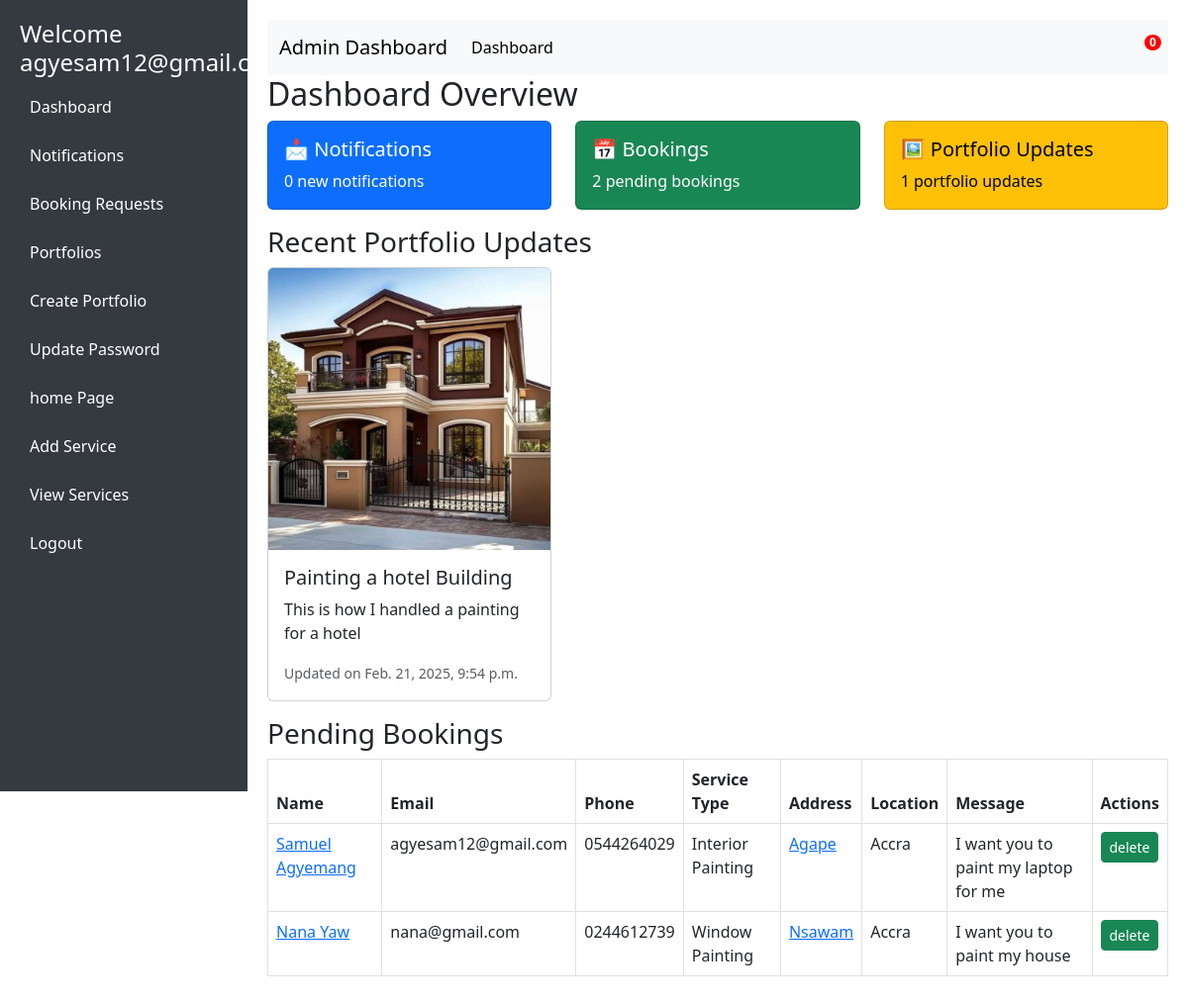
The app's page /admin_dashboard/ (signed in), older data.
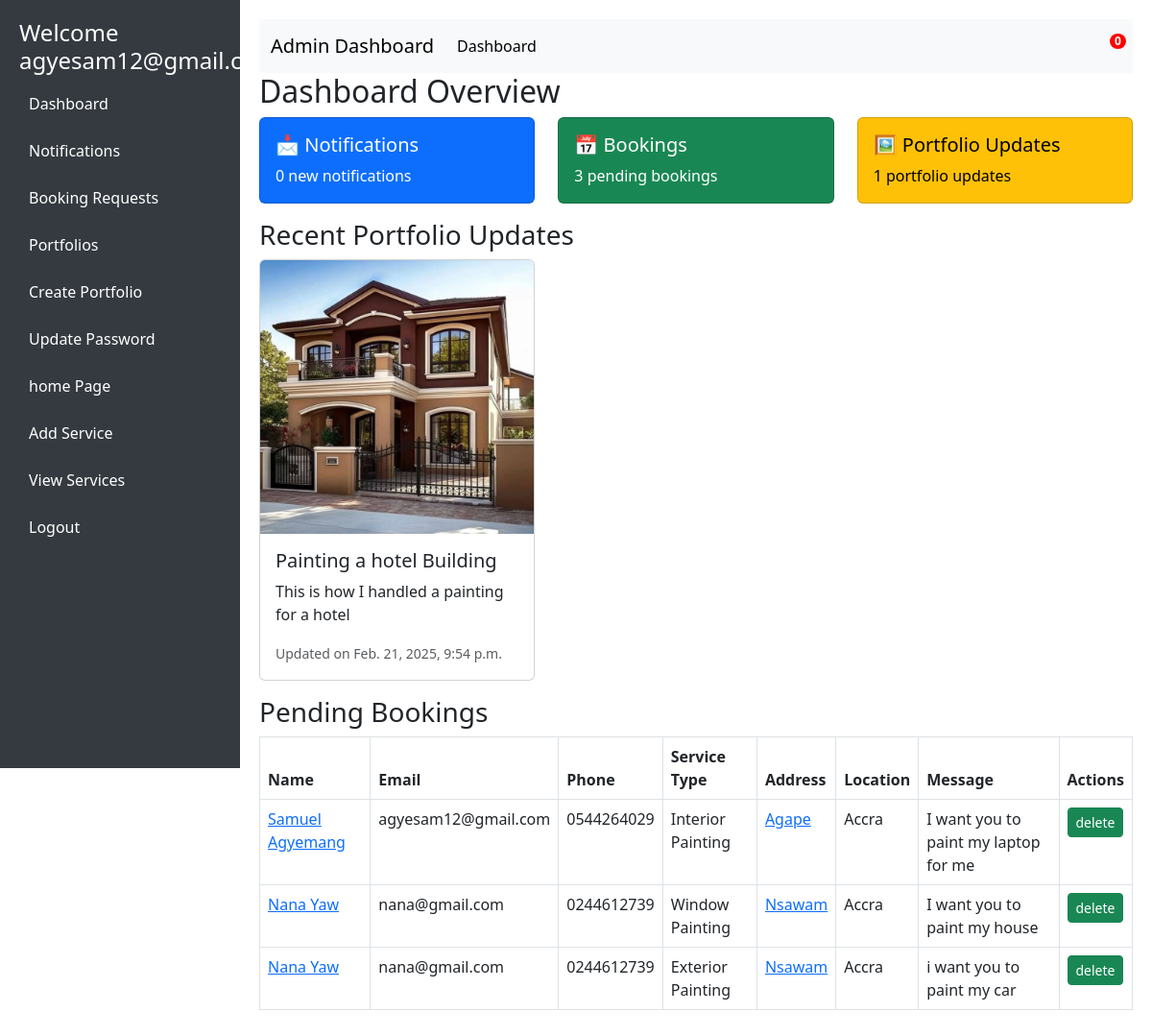
The same page, newer data.
### paint/models.py (models this page shows, shortened)
class User(AbstractUser):
    user_id = IntegerIDField(unique=True, editable=False, primary_key=True)
    full_name = models.CharField(max_length=60, null=True, blank=True)
    photo = ResizedImageField(size=[500, 500], default='media/user.jpg', upload_to='users/')
    phone_number = models.CharField(max_length=20, blank=False, null=True)
    address = models.CharField(max_length=255, blank=False, null=True)
    email = models.EmailField(blank=False, unique=True, null=True)
    is_user = models.BooleanField(default=False)
    is_worker = models.BooleanField(default=False)
    is_admin = models.BooleanField(default=False)
    is_verified = models.BooleanField(default=False)
    bio = CKEditor5Field(config_name='extends', max_length=200, blank=True, default="Hi there,...")
    otp = models.CharField(max_length=4, blank=True, null=True)
    USERNAME_FIELD = 'email'
    REQUIRED_FIELDS = ['username']

class Portfolio(models.Model):
    portfolio_id = IntegerIDField(unique=True, editable=False, primary_key=True)
    title = models.CharField(max_length=255)
    description = models.TextField()
    before_image = models.ImageField(upload_to='portfolio/before/')
    after_image = models.ImageField(upload_to='portfolio/after/')
    created_at = models.DateTimeField(auto_now_add=True)
    created_by = models.ForeignKey(User, on_delete=models.SET_NULL, null=True, blank=True, related_name='portfolios')

class ContactRequest(models.Model):
    contact_request_id = IntegerIDField(unique=True, editable=False, primary_key=True)
    name = models.CharField(max_length=255)
    email = models.EmailField()
    phone = models.CharField(max_length=15, blank=True, null=True)
    service_type = models.CharField(max_length=100, choices=BOOKING_SERVICE_TYPE, default='Cabinet Painting')
    address = models.CharField(max_length=200, null=True, blank=True)
    location = models.CharField(max_length=200, null=True, blank=True)
    message = models.TextField(null=True)
    created_at = models.DateTimeField(auto_now_add=True)

### paint/views.py (the view)
# urls.py: path('admin_dashboard/', views.admin_dashboard, name='admin_dashboard'),
@login_required
def admin_dashboard(request):
    if request.user.is_admin:
        messages.info(request, f"Welcome admin")
        total_notifications = Notification.objects.filter(user=request.user, is_read=False).count()
        pending_bookings = ContactRequest.objects.filter(service_type__in=[service[0] for service in BOOKING_SERVICE_TYPE])
        portfolio_updates = Portfolio.objects.all().order_by('-created_at')[:10]  # Fetch the latest 10 portfolio updates
        context = {
            'total_notifications': total_notifications,
            'pending_bookings': pending_bookings,
            'portfolio_updates': portfolio_updates,
        }
    else:
        messages.info(request, f"You are not allowed to access this page ..")
        return redirect('signin')
    return render(request, 'admin_dashboard.html',context)

### paint/templates/admin_dashboard.html (shortened to what this page needs)
<!DOCTYPE html>
<html lang="en">
<head>
    <link href="https://cdn.jsdelivr.net/npm/bootstrap@5.3.0/dist/css/bootstrap.min.css" rel="stylesheet">
</head>
<body>
    <div class="sidebar">
        <h4>Welcome {{request.user.email}}</h4>
        <a href="#dashboard">Dashboard</a>
        <a href="{% url 'DisplayNotifications' %}">Notifications</a>
        <a href="{% url 'booking_requests' %}">Booking Requests</a>
        <a href="{% url 'portfolio_lists' %}">Portfolios</a>
        <a href="{% url 'create_portfolio' %}">Create Portfolio</a>
        <a href="{% url 'update_password' %}">Update Password</a>
        <a href="{% url 'home' %}">home Page</a>
        <a href="{% url 'create_service' %}">Add Service</a>
        <a href="{% url 'display_service' %}">View Services</a>
        <a href="{% url 'signout' %}">Logout</a>
    </div>
    <div class="content">
        <nav class="navbar navbar-expand-lg navbar-light bg-light">
            <div class="container-fluid">
                <a class="navbar-brand" href="#">Admin Dashboard</a>
                <div class="collapse navbar-collapse" id="navbarSupportedContent">
                    <ul class="navbar-nav me-auto mb-2 mb-lg-0">
                        <li class="nav-item">
                            <a class="nav-link active" aria-current="page" href="#">Dashboard</a>
                        </li>
                    </ul>
                    <ul class="navbar-nav ms-auto mb-2 mb-lg-0">
                        <li class="nav-item">
                            <a class="nav-link position-relative notification-icon" href="{% url 'DisplayNotifications' %}">
                                <span class="badge">{{ total_notifications }}</span>
                            </a>
                        </li>
                    </ul>
                </div>
            </div>
        </nav>
        <h2 id="dashboard">Dashboard Overview</h2>
        <div class="row">
            <div class="col-md-4">
                <div class="card text-bg-primary mb-3">
                    <div class="card-body">
                        <h5 class="card-title">📩 Notifications</h5>
                        <p class="card-text">{{ total_notifications }} new notifications</p>
                    </div>
                </div>
            </div>
            <div class="col-md-4">
                <div class="card text-bg-success mb-3">
                    <div class="card-body">
                        <h5 class="card-title">📅 Bookings</h5>
                        <p class="card-text">{{ pending_bookings.count }} pending bookings</p>
                    </div>
                </div>
            </div>
            <div class="col-md-4">
                <div class="card text-bg-warning mb-3">
                    <div class="card-body">
                        <h5 class="card-title">🖼 Portfolio Updates</h5>
                        <p class="card-text">{{ portfolio_updates.count }} portfolio updates</p>
                    </div>
                </div>
            </div>
        </div>
        <h3 id="portfolio">Recent Portfolio Updates</h3>
        <div class="row">
            {% for update in portfolio_updates %}
            <div class="col-md-4 mb-3">
                <div class="card">
                    <img src="{{ update.after_image.url }}" class="card-img-top" alt="{{ update.title }}">
                    <div class="card-body">
                        <h5 class="card-title">{{ update.title }}</h5>
                        <p class="card-text">{{ update.description }}</p>
                        <p class="card-text"><small class="text-muted">Updated on {{ update.created_at }}</small></p>
                    </div>
                </div>
            </div>
            {% endfor %}
        </div>
        <h3 id="bookings">Pending Bookings</h3>
        <table class="table table-bordered">
            <thead>
                <tr>
                    <th>Name</th>
                    <th>Email</th>
                    <th>Phone</th>
                    <th>Service Type</th>
                    <th>Address</th>
                    <th>Location</th>
                    <th>Message</th>
                    <th>Actions</th>
                </tr>
            </thead>
            <tbody>
                {% for booking in pending_bookings %}
                <tr>
                    <td><a href="{% url 'admin_view_booking_request_details' booking.pk %}">{{ booking.name }}</a></td>
                    <td>{{ booking.email }}</td>
                    <td>{{ booking.phone }}</td>
                    <td>{{ booking.service_type }}</td>
                    <td><a href="{% url 'admin_view_booking_request_details' booking.pk %}">{{ booking.address }}</a></td>
                    <td>{{ booking.location }}</td>
                    <td>{{ booking.message }}</td>
                    <td>
                        <a href="{% url 'admin_delete_booking_request' booking.pk %}" class="btn btn-success btn-sm">delete</a>
                    </td>
                </tr>
                {% endfor %}
            </tbody>
        </table>
    </div>
</body>
</html>

### paint/templates/admin_dashboard.html (style rules this page uses)
body { display: flex; }
.sidebar { width: 250px; height: 100vh; background: #343a40; color: white; padding: 20px; position: fixed; }
.sidebar a { color: white; text-decoration: none; display: block; padding: 10px; margin: 5px 0; }
.content { margin-left: 250px; padding: 20px; width: 100%; }
.notification-icon { position: relative; }
.notification-icon .badge { position: absolute; top: -5px; right: -5px; background-color: #ff0000; color: #ffffff; padding: 2px 5px; border-radius: 50%; }

Row changes from the older to the newer data that the page shows:
added ContactRequest: name "Nana Yaw", email "nana@gmail.com", phone "0244612739", service_type "Exterior Painting", address "Nsawam", location "Accra", message "i want you to paint my car"
Text that changed along with them:
{{ pending_bookings.count }}: "2" → "3"
